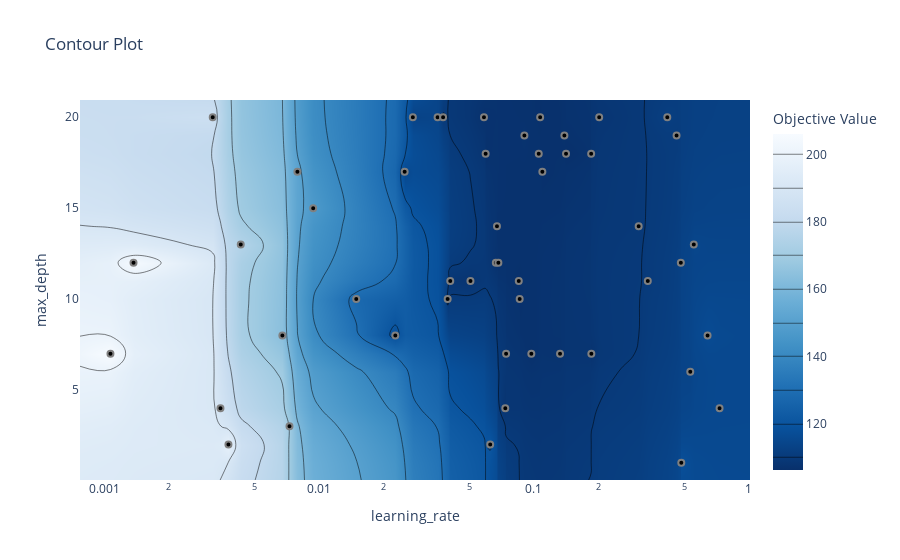

This figure's notebook cell:
### Markdown cell above
The graph above can quickly become difficult to read when there are many hyperparameters.  
To simplify, we can focus on the **two most important hyperparameters**: `max_depth` and `learning_rate`.

### Code cell
optuna.visualization.plot_contour(study=study, params=["max_depth", "learning_rate"])

### Figure 1 — Plotly figure (JSON) as saved in the notebook; plotly's stock layout.template omitted (floating-point values rounded to 4 significant figures; data arrays with more than 128 entries replaced by an {"elided": "..."} marker saying what was removed)
{"data": [{"colorbar": {"title": {"text": "Objective Value"}}, "colorscale": [[0, "rgb(247,251,255)"], [0.125, "rgb(222,235,247)"], [0.25, "rgb(198,219,239)"], [0.375, "rgb(158,202,225)"], [0.5, "rgb(107,174,214)"], [0.625, "rgb(66,146,198)"], [0.75, "rgb(33,113,181)"], [0.875, "rgb(8,81,156)"], [1, "rgb(8,48,107)"]], "connectgaps": true, "contours": {"coloring": "heatmap"}, "hoverinfo": "none", "line": {"smoothing": 1.3}, "reversescale": true, "type": "contour", "x": [0.000773, 0.001071, 0.001372, 0.003205, 0.003482, 0.003793, 0.004328, 0.00676, 0.007296, 0.007942, 0.009405, 0.01492, 0.02267, 0.02506, 0.02736, 0.03566, 0.03784, 0.03973, 0.04085, 0.05072, 0.05863, 0.05968, 0.06268, 0.06656, 0.06739, 0.06842, 0.07367, 0.07431, 0.08512, 0.08595, 0.09041, 0.09739, 0.1054, 0.107, 0.1096, 0.1325, 0.1388, 0.1412, 0.1849, 0.1853, 0.2015, 0.3076, 0.3392, 0.418, 0.4617, 0.4833, 0.4857, 0.5347, 0.5553, 0.6436, 0.7318, 1.014], "y": [0.05, 1, 2, 3, 4, 6, 7, 8, 10, 11, 12, 13, 14, 15, 17, 18, 19, 20, 20.95], "z": {"elided": "19x52 float values"}}, {"marker": {"color": "black", "line": {"color": "Gray", "width": 2}}, "mode": "markers", "name": "Feasible Trial", "showlegend": false, "type": "scatter", "x": [0.6436, 0.05968, 0.003482, 0.007296, 0.001372, 0.007942, 0.4857, 0.7318, 0.003793, 0.00676, 0.1849, 0.1388, 0.02506, 0.08595, 0.03973, 0.3076, 0.3392, 0.06268, 0.03566, 0.009405, 0.003205, 0.4617, 0.107, 0.06739, 0.02736, 0.09041, 0.418, 0.04085, 0.07367, 0.001071, 0.004328, 0.05863, 0.03784, 0.08512, 0.06656, 0.09739, 0.4833, 0.07431, 0.1325, 0.02267, 0.01492, 0.06842, 0.1096, 0.1412, 0.1853, 0.1054, 0.5553, 0.05072, 0.5347, 0.2015], "y": [8, 18, 4, 3, 12, 17, 1, 4, 2, 8, 18, 19, 17, 10, 10, 14, 11, 2, 20, 15, 20, 19, 20, 14, 20, 19, 20, 11, 4, 7, 13, 20, 20, 11, 12, 7, 12, 7, 7, 8, 10, 12, 17, 18, 7, 18, 13, 11, 6, 20]}, {"marker": {"color": "#cccccc", "line": {"color": "Gray", "width": 2}}, "mode": "markers", "name": "Infeasible Trial", "showlegend": false, "type": "scatter", "x": [], "y": []}], "layout": {"title": {"text": "Contour Plot"}, "xaxis": {"range": [-3.112, 0.006112], "title": {"text": "learning_rate"}, "type": "log"}, "yaxis": {"range": [0.05, 20.95], "title": {"text": "max_depth"}}}}
